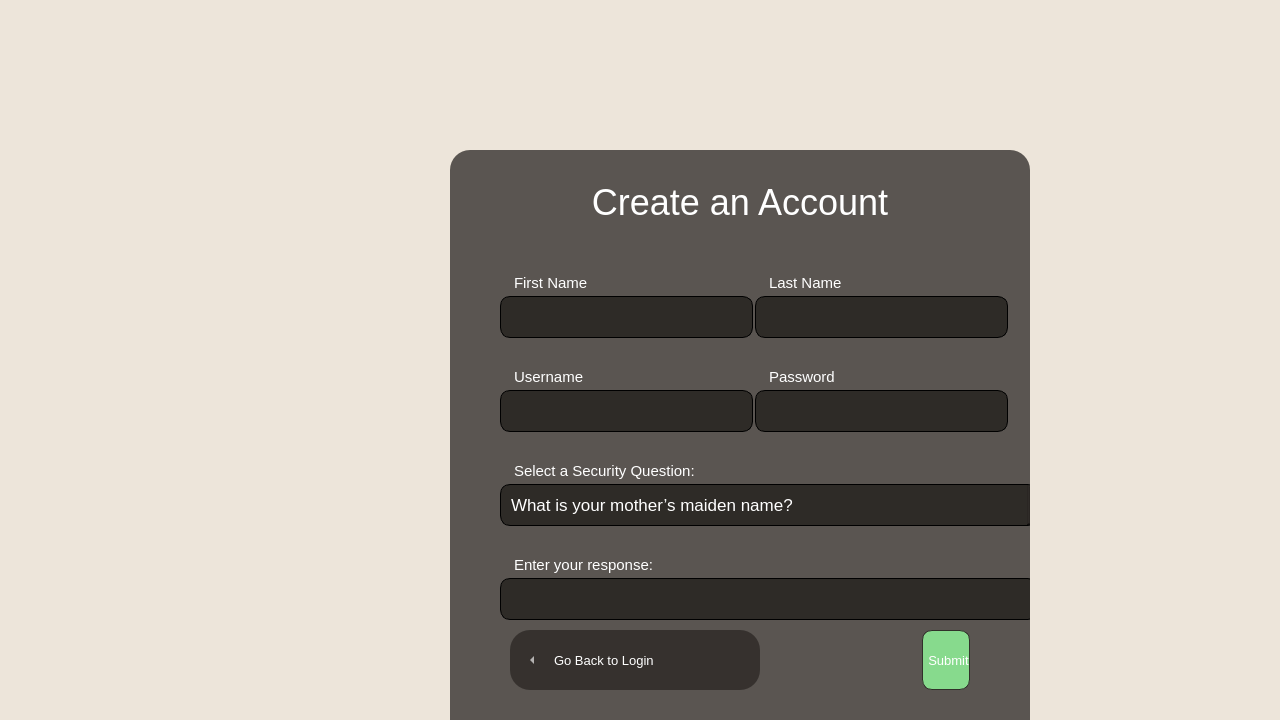
<?xml version="1.0" encoding="UTF-8"?>
<ui version="4.0">
 <class>MainWindow</class>
 <widget class="QMainWindow" name="MainWindow">
  <property name="geometry">
   <rect>
    <x>0</x>
    <y>0</y>
    <width>1280</width>
    <height>720</height>
   </rect>
  </property>
  <property name="sizePolicy">
   <sizepolicy hsizetype="MinimumExpanding" vsizetype="MinimumExpanding">
    <horstretch>0</horstretch>
    <verstretch>0</verstretch>
   </sizepolicy>
  </property>
  <property name="minimumSize">
   <size>
    <width>1280</width>
    <height>720</height>
   </size>
  </property>
  <property name="windowTitle">
   <string>MainWindow</string>
  </property>
  <property name="styleSheet">
   <string notr="true">background-color: rgb(237, 229, 218);</string>
  </property>
  <property name="animated">
   <bool>true</bool>
  </property>
  <property name="documentMode">
   <bool>false</bool>
  </property>
  <widget class="QWidget" name="centralwidget">
   <layout class="QVBoxLayout" name="verticalLayout">
    <property name="spacing">
     <number>50</number>
    </property>
    <property name="sizeConstraint">
     <enum>QLayout::SetDefaultConstraint</enum>
    </property>
    <property name="leftMargin">
     <number>450</number>
    </property>
    <property name="topMargin">
     <number>150</number>
    </property>
    <property name="rightMargin">
     <number>450</number>
    </property>
    <property name="bottomMargin">
     <number>150</number>
    </property>
    <item>
     <widget class="QFrame" name="frame">
      <property name="sizePolicy">
       <sizepolicy hsizetype="Preferred" vsizetype="Preferred">
        <horstretch>0</horstretch>
        <verstretch>0</verstretch>
       </sizepolicy>
      </property>
      <property name="minimumSize">
       <size>
        <width>580</width>
        <height>600</height>
       </size>
      </property>
      <property name="layoutDirection">
       <enum>Qt::LeftToRight</enum>
      </property>
      <property name="styleSheet">
       <string notr="true">background-color: rgba(41, 38, 35, 0.75);
border-radius: 20px; /* creates rounded corners */
</string>
      </property>
      <property name="frameShape">
       <enum>QFrame::StyledPanel</enum>
      </property>
      <property name="frameShadow">
       <enum>QFrame::Raised</enum>
      </property>
      <layout class="QGridLayout" name="gridLayout">
       <property name="leftMargin">
        <number>50</number>
       </property>
       <property name="topMargin">
        <number>10</number>
       </property>
       <property name="rightMargin">
        <number>50</number>
       </property>
       <property name="bottomMargin">
        <number>20</number>
       </property>
       <property name="horizontalSpacing">
        <number>20</number>
       </property>
       <property name="verticalSpacing">
        <number>10</number>
       </property>
       <item row="5" column="0" colspan="3">
        <layout class="QGridLayout" name="gridLayoutRow2">
         <property name="verticalSpacing">
          <number>0</number>
         </property>
         <item row="0" column="0">
          <layout class="QHBoxLayout" name="horizontalLayoutLoginLabels">
           <property name="spacing">
            <number>30</number>
           </property>
           <property name="sizeConstraint">
            <enum>QLayout::SetDefaultConstraint</enum>
           </property>
           <item>
            <widget class="QLabel" name="lblUserName">
             <property name="font">
              <font>
               <pointsize>11</pointsize>
              </font>
             </property>
             <property name="styleSheet">
              <string notr="true">color: white;
background: transparent;
padding-left: 10px;
</string>
             </property>
             <property name="text">
              <string>Username</string>
             </property>
             <property name="alignment">
              <set>Qt::AlignBottom|Qt::AlignLeading|Qt::AlignLeft</set>
             </property>
            </widget>
           </item>
           <item>
            <widget class="QLabel" name="lblPassword">
             <property name="font">
              <font>
               <pointsize>11</pointsize>
              </font>
             </property>
             <property name="styleSheet">
              <string notr="true">color: white;
background: transparent;
padding-left: 10px;
</string>
             </property>
             <property name="text">
              <string>Password</string>
             </property>
             <property name="alignment">
              <set>Qt::AlignBottom|Qt::AlignLeading|Qt::AlignLeft</set>
             </property>
            </widget>
           </item>
          </layout>
         </item>
         <item row="1" column="0">
          <layout class="QHBoxLayout" name="horizontalLayoutLoginInputs">
           <property name="spacing">
            <number>30</number>
           </property>
           <property name="sizeConstraint">
            <enum>QLayout::SetDefaultConstraint</enum>
           </property>
           <item>
            <widget class="QLineEdit" name="usernameInput">
             <property name="sizePolicy">
              <sizepolicy hsizetype="Preferred" vsizetype="Preferred">
               <horstretch>0</horstretch>
               <verstretch>0</verstretch>
              </sizepolicy>
             </property>
             <property name="minimumSize">
              <size>
               <width>253</width>
               <height>37</height>
              </size>
             </property>
             <property name="maximumSize">
              <size>
               <width>16777215</width>
               <height>100</height>
              </size>
             </property>
             <property name="font">
              <font>
               <pointsize>13</pointsize>
              </font>
             </property>
             <property name="styleSheet">
              <string notr="true">QLineEdit {
color: white;
background: transparent;
border-radius: 10px; /* creates rounded corners */
border: 1px solid black;
padding-left: 5px;
background-color: rgba(41, 38, 35, 0.9);
}
QLineEdit:focus {
    border: 1px solid white;  /* border when selected */
}</string>
             </property>
            </widget>
           </item>
           <item>
            <widget class="QLineEdit" name="passwordInput">
             <property name="sizePolicy">
              <sizepolicy hsizetype="Preferred" vsizetype="Preferred">
               <horstretch>0</horstretch>
               <verstretch>0</verstretch>
              </sizepolicy>
             </property>
             <property name="minimumSize">
              <size>
               <width>253</width>
               <height>37</height>
              </size>
             </property>
             <property name="maximumSize">
              <size>
               <width>16777215</width>
               <height>80</height>
              </size>
             </property>
             <property name="font">
              <font>
               <pointsize>13</pointsize>
              </font>
             </property>
             <property name="styleSheet">
              <string notr="true">QLineEdit {
color: white;
background: transparent;
border-radius: 10px; /* creates rounded corners */
border: 1px solid black;
padding-left: 5px;
background-color: rgba(41, 38, 35, 0.9);
}
QLineEdit:focus {
    border: 1px solid white;  /* border when selected */
}</string>
             </property>
            </widget>
           </item>
          </layout>
         </item>
        </layout>
       </item>
       <item row="10" column="0" colspan="3">
        <layout class="QGridLayout" name="gridLayoutRow4" columnstretch="0">
         <property name="horizontalSpacing">
          <number>6</number>
         </property>
         <property name="verticalSpacing">
          <number>0</number>
         </property>
         <item row="0" column="0">
          <widget class="QLabel" name="lblSecurityResponse">
           <property name="font">
            <font>
             <pointsize>11</pointsize>
            </font>
           </property>
           <property name="styleSheet">
            <string notr="true">color: white;
background: transparent;
padding-left: 10px;
</string>
           </property>
           <property name="text">
            <string>Enter your response:</string>
           </property>
           <property name="alignment">
            <set>Qt::AlignBottom|Qt::AlignLeading|Qt::AlignLeft</set>
           </property>
          </widget>
         </item>
         <item row="1" column="0">
          <widget class="QLineEdit" name="securityAnswerInput">
           <property name="sizePolicy">
            <sizepolicy hsizetype="Preferred" vsizetype="Preferred">
             <horstretch>0</horstretch>
             <verstretch>0</verstretch>
            </sizepolicy>
           </property>
           <property name="minimumSize">
            <size>
             <width>538</width>
             <height>37</height>
            </size>
           </property>
           <property name="maximumSize">
            <size>
             <width>16777215</width>
             <height>80</height>
            </size>
           </property>
           <property name="font">
            <font>
             <pointsize>13</pointsize>
            </font>
           </property>
           <property name="styleSheet">
            <string notr="true">QLineEdit {
color: white;
background: transparent;
border-radius: 10px; /* creates rounded corners */
border: 1px solid black;
padding-left: 5px;
background-color: rgba(41, 38, 35, 0.9);
}
QLineEdit:focus {
    border: 1px solid white;  /* border when selected */
}</string>
           </property>
           <property name="text">
            <string/>
           </property>
          </widget>
         </item>
        </layout>
       </item>
       <item row="2" column="0" colspan="3">
        <layout class="QGridLayout" name="gridLayoutRow1">
         <property name="verticalSpacing">
          <number>0</number>
         </property>
         <item row="0" column="0">
          <layout class="QHBoxLayout" name="horizontalLayoutNameLabels">
           <property name="spacing">
            <number>30</number>
           </property>
           <item>
            <widget class="QLabel" name="lblFirstName">
             <property name="font">
              <font>
               <pointsize>11</pointsize>
              </font>
             </property>
             <property name="styleSheet">
              <string notr="true">color: white;
background: transparent;
padding-left: 10px;</string>
             </property>
             <property name="text">
              <string>First Name</string>
             </property>
             <property name="alignment">
              <set>Qt::AlignBottom|Qt::AlignLeading|Qt::AlignLeft</set>
             </property>
            </widget>
           </item>
           <item>
            <widget class="QLabel" name="lblLastName">
             <property name="font">
              <font>
               <pointsize>11</pointsize>
              </font>
             </property>
             <property name="styleSheet">
              <string notr="true">color: white;
background: transparent;
padding-left: 10px;</string>
             </property>
             <property name="text">
              <string>Last Name</string>
             </property>
             <property name="alignment">
              <set>Qt::AlignBottom|Qt::AlignLeading|Qt::AlignLeft</set>
             </property>
            </widget>
           </item>
          </layout>
         </item>
         <item row="1" column="0">
          <layout class="QHBoxLayout" name="horizontalLayoutNameInputs">
           <property name="spacing">
            <number>30</number>
           </property>
           <property name="sizeConstraint">
            <enum>QLayout::SetDefaultConstraint</enum>
           </property>
           <item>
            <widget class="QLineEdit" name="firstNameInput">
             <property name="sizePolicy">
              <sizepolicy hsizetype="Preferred" vsizetype="Preferred">
               <horstretch>0</horstretch>
               <verstretch>0</verstretch>
              </sizepolicy>
             </property>
             <property name="minimumSize">
              <size>
               <width>253</width>
               <height>37</height>
              </size>
             </property>
             <property name="maximumSize">
              <size>
               <width>16777215</width>
               <height>80</height>
              </size>
             </property>
             <property name="font">
              <font>
               <pointsize>13</pointsize>
              </font>
             </property>
             <property name="styleSheet">
              <string notr="true">QLineEdit {
color: white;
background: transparent;
border-radius: 10px; /* creates rounded corners */
border: 1px solid black;
padding-left: 5px;
background-color: rgba(41, 38, 35, 0.9);
}
QLineEdit:focus {
    border: 1px solid white;  /* border when selected */
}</string>
             </property>
            </widget>
           </item>
           <item>
            <widget class="QLineEdit" name="lastNameInput">
             <property name="sizePolicy">
              <sizepolicy hsizetype="Preferred" vsizetype="Preferred">
               <horstretch>0</horstretch>
               <verstretch>0</verstretch>
              </sizepolicy>
             </property>
             <property name="minimumSize">
              <size>
               <width>253</width>
               <height>37</height>
              </size>
             </property>
             <property name="maximumSize">
              <size>
               <width>16777215</width>
               <height>80</height>
              </size>
             </property>
             <property name="font">
              <font>
               <pointsize>13</pointsize>
              </font>
             </property>
             <property name="styleSheet">
              <string notr="true">QLineEdit {
color: white;
background: transparent;
border-radius: 10px; /* creates rounded corners */
border: 1px solid black;
padding-left: 5px;
background-color: rgba(41, 38, 35, 0.9);
}
QLineEdit:focus {
    border: 1px solid white;  /* border when selected */
}</string>
             </property>
            </widget>
           </item>
          </layout>
         </item>
        </layout>
       </item>
       <item row="1" column="0" colspan="3">
        <widget class="QLabel" name="lblCreateAccount">
         <property name="maximumSize">
          <size>
           <width>16777215</width>
           <height>16777215</height>
          </size>
         </property>
         <property name="font">
          <font>
           <pointsize>27</pointsize>
          </font>
         </property>
         <property name="styleSheet">
          <string notr="true">color: white;
background: transparent;
</string>
         </property>
         <property name="text">
          <string>Create an Account</string>
         </property>
         <property name="alignment">
          <set>Qt::AlignCenter</set>
         </property>
        </widget>
       </item>
       <item row="7" column="0" colspan="3">
        <layout class="QGridLayout" name="gridLayoutRow3">
         <property name="verticalSpacing">
          <number>0</number>
         </property>
         <item row="2" column="0">
          <widget class="QComboBox" name="comboBoxSecurityQuestion">
           <property name="sizePolicy">
            <sizepolicy hsizetype="Preferred" vsizetype="Preferred">
             <horstretch>0</horstretch>
             <verstretch>0</verstretch>
            </sizepolicy>
           </property>
           <property name="minimumSize">
            <size>
             <width>538</width>
             <height>37</height>
            </size>
           </property>
           <property name="maximumSize">
            <size>
             <width>16777215</width>
             <height>80</height>
            </size>
           </property>
           <property name="font">
            <font>
             <pointsize>13</pointsize>
            </font>
           </property>
           <property name="cursor">
            <cursorShape>ArrowCursor</cursorShape>
           </property>
           <property name="focusPolicy">
            <enum>Qt::StrongFocus</enum>
           </property>
           <property name="styleSheet">
            <string notr="true">QComboBox {
border-radius: 10px;
background-color: rgba(41, 38, 35, 0.9);
padding-left: 10px;
color: white;
border: 1px solid black;
/*font-size: 13px;*/
}
QComboBox:focus {
    border: 1px solid white;  /* border when selected */
}

/* The dropdown arrow */
QComboBox::drop-down {
	color: white;
    subcontrol-origin: padding;
    subcontrol-position: top right;
    width: 10px;
}

/* The popup list */
QComboBox QAbstractItemView {
    border: 1px solid gray;
    background-color: #1e1e1e;
    selection-background-color: #444444;
    color: white;
    padding: 5px;
border-radius: 0px;
}
</string>
           </property>
           <property name="editable">
            <bool>false</bool>
           </property>
           <property name="maxVisibleItems">
            <number>15</number>
           </property>
           <property name="insertPolicy">
            <enum>QComboBox::NoInsert</enum>
           </property>
           <property name="sizeAdjustPolicy">
            <enum>QComboBox::AdjustToMinimumContentsLength</enum>
           </property>
           <item>
            <property name="text">
             <string>What is your mother’s maiden name?</string>
            </property>
           </item>
           <item>
            <property name="text">
             <string>What was the name of your first pet?</string>
            </property>
           </item>
           <item>
            <property name="text">
             <string>What city were you born in?</string>
            </property>
           </item>
           <item>
            <property name="text">
             <string>What is your Student ID?</string>
            </property>
           </item>
          </widget>
         </item>
         <item row="1" column="0">
          <widget class="QLabel" name="lblSecurityQuestion">
           <property name="font">
            <font>
             <pointsize>11</pointsize>
            </font>
           </property>
           <property name="styleSheet">
            <string notr="true">color: white;
background: transparent;
padding-left: 10px;</string>
           </property>
           <property name="text">
            <string>Select a Security Question:</string>
           </property>
           <property name="alignment">
            <set>Qt::AlignBottom|Qt::AlignLeading|Qt::AlignLeft</set>
           </property>
          </widget>
         </item>
        </layout>
       </item>
       <item row="11" column="0" colspan="3">
        <layout class="QHBoxLayout" name="horizontalLayoutRow5">
         <property name="leftMargin">
          <number>10</number>
         </property>
         <property name="rightMargin">
          <number>10</number>
         </property>
         <item>
          <widget class="QToolButton" name="toolButton">
           <property name="minimumSize">
            <size>
             <width>250</width>
             <height>30</height>
            </size>
           </property>
           <property name="maximumSize">
            <size>
             <width>16777215</width>
             <height>60</height>
            </size>
           </property>
           <property name="font">
            <font>
             <pointsize>10</pointsize>
            </font>
           </property>
           <property name="styleSheet">
            <string notr="true">color: white;</string>
           </property>
           <property name="text">
            <string>Go Back to Login</string>
           </property>
           <property name="iconSize">
            <size>
             <width>40</width>
             <height>40</height>
            </size>
           </property>
           <property name="toolButtonStyle">
            <enum>Qt::ToolButtonTextBesideIcon</enum>
           </property>
           <property name="arrowType">
            <enum>Qt::LeftArrow</enum>
           </property>
          </widget>
         </item>
         <item>
          <spacer name="horizontalSpacer">
           <property name="orientation">
            <enum>Qt::Horizontal</enum>
           </property>
           <property name="sizeType">
            <enum>QSizePolicy::Fixed</enum>
           </property>
           <property name="sizeHint" stdset="0">
            <size>
             <width>550</width>
             <height>20</height>
            </size>
           </property>
          </spacer>
         </item>
         <item>
          <widget class="QPushButton" name="btnSubmit">
           <property name="sizePolicy">
            <sizepolicy hsizetype="Preferred" vsizetype="Preferred">
             <horstretch>0</horstretch>
             <verstretch>0</verstretch>
            </sizepolicy>
           </property>
           <property name="maximumSize">
            <size>
             <width>150</width>
             <height>60</height>
            </size>
           </property>
           <property name="font">
            <font>
             <pointsize>10</pointsize>
            </font>
           </property>
           <property name="styleSheet">
            <string notr="true">QPushButton {
    color: white;
    border-radius: 10px; /* creates rounded corners */
    border: 1px solid rgba(41, 38, 35, 0.9);
    padding-left: 5px;
    background-color: rgb(135, 218, 141);
}
QPushButton:pressed {
    background-color: rgb(174, 230, 178);
}
QPushButton:hover {
	border: 2px solid white;
    background-color: rgb(174, 230, 178);

}</string>
           </property>
           <property name="text">
            <string>Submit</string>
           </property>
          </widget>
         </item>
        </layout>
       </item>
       <item row="12" column="1">
        <widget class="QLabel" name="lblAlert">
         <property name="sizePolicy">
          <sizepolicy hsizetype="Maximum" vsizetype="Preferred">
           <horstretch>0</horstretch>
           <verstretch>0</verstretch>
          </sizepolicy>
         </property>
         <property name="minimumSize">
          <size>
           <width>253</width>
           <height>0</height>
          </size>
         </property>
         <property name="maximumSize">
          <size>
           <width>16777215</width>
           <height>30</height>
          </size>
         </property>
         <property name="font">
          <font>
           <family>Inter Variable Text</family>
           <pointsize>10</pointsize>
          </font>
         </property>
         <property name="cursor">
          <cursorShape>ArrowCursor</cursorShape>
         </property>
         <property name="styleSheet">
          <string notr="true">color: white;
background: transparent;
</string>
         </property>
         <property name="text">
          <string/>
         </property>
         <property name="alignment">
          <set>Qt::AlignCenter</set>
         </property>
        </widget>
       </item>
      </layout>
     </widget>
    </item>
   </layout>
  </widget>
 </widget>
 <resources>
  <include location="res.qrc"/>
 </resources>
 <connections/>
</ui>
